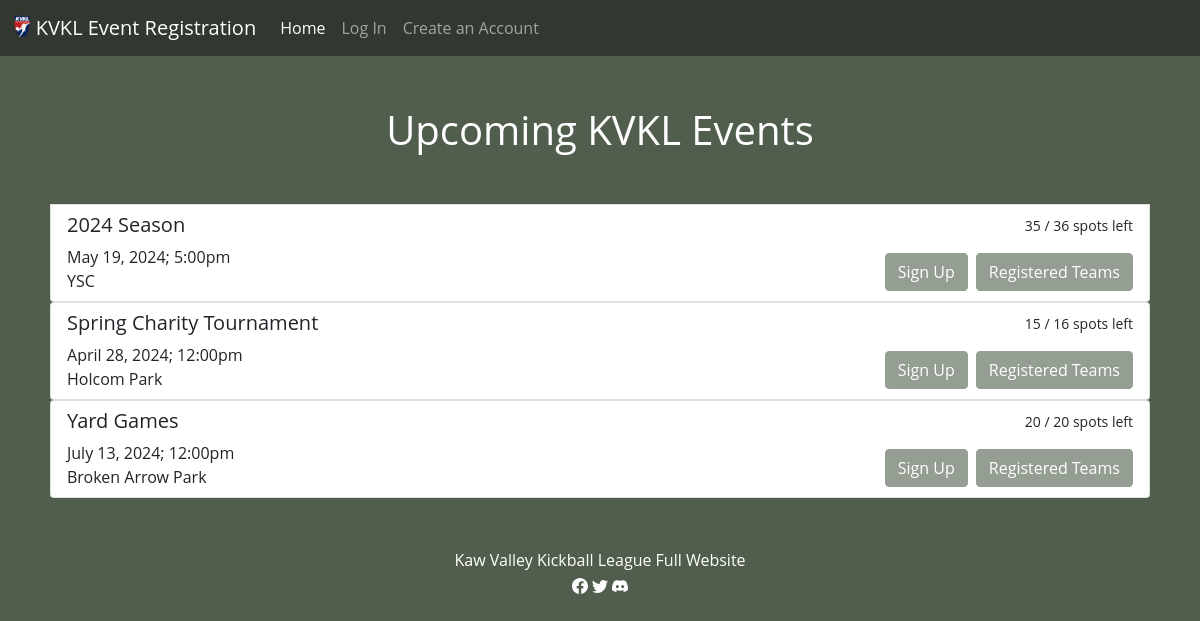
Before: / with the older database file.
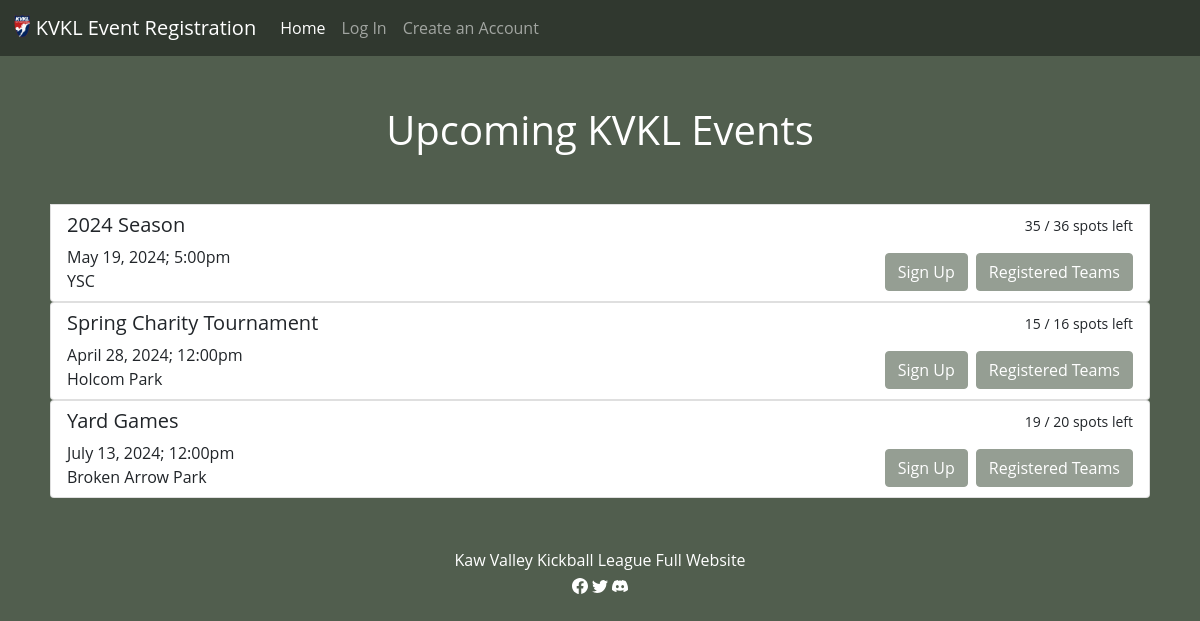
After: the same page with the newer database file.
### app/models/event.py (models this page shows, shortened)
class Event(db.Model):
    __tablename__ = 'events'
    __table_args__ = {'extend_existing': True}
    id = Column(Integer, primary_key=True, autoincrement=True)
    event_name = Column(String, nullable=False)
    month = Column(String, nullable=False)
    day = Column(Integer, nullable=False)
    year = Column(String, nullable=False)
    time = Column(String, nullable=False)
    location = Column(String, nullable=False)
    number_teams = Column(Integer, nullable=False)
    spots_available = Column(Integer, nullable=False)
    teams = relationship('Team', back_populates='event')

### app/main/routes.py (the view)
@bp.route("/", methods=["GET"])
def index():
    events = []
    error = None
    try:
        events = Event.query.all()
        for event in events:
            for team in event.teams:
                    try:
                        team.players = team.get_roster(db.session)
                    except Exception as e:
                         print(f"An error occured: {e}")
                         error = "An error occured while getting team rosters"
                         db.session.rollback()
    except Exception as e:
        print(f"An error occurred: {e}")
        error = "An error occured while getting events"
        db.session.rollback()
    if error:
        flash(error, 'error')
    return render_template("index.html", events=events)

### app/auth/routes.py (called while the page is built)
@bp.before_app_request
def load_logged_in_user():
    user_id = session.get('user_id')
    if user_id is None:
        g.user = None
    else:
        g.user = Account.get_user_by_id(db.session, user_id)

### app/models/team.py (called while the page is built)
    def get_roster(self, session):
        from .account import Account
        from .player import Player
        roster = (
            session.query(Account.first_name, Account.last_name, Player.player_id, Player.captain)
            .join(Player, Player.player_id == Account.id)
            .filter(Player.team_id == self.id)
            .all()
        )
        return roster

### app/templates/index.html (shortened to what this page needs)
{% extends "layout.html" %} {% block title %} Home {% endblock %} {% block main
%}
<h1 class="page-title">Upcoming KVKL Events</h1>
<div class="homepage">
  {% for event in events %}
  <div class="list-group list-group-item container">
    <div class="row">
      <div class="col">
        <h5>{{ event.event_name }}</h5>
        <div>
          {{ event.month }} {{ event.day }}, {{ event.year }}; {{ event.time }}
        </div>
        <div>{{ event.location }}</div>
      </div>
      <div class="col text-end">
        <small
          >{{ event.spots_available }} / {{ event.number_teams }}
          spots left</small
        >
        <div class="d-flex w-100 justify-content-end mt-3">
          <div class="me-2">
            <button
              type="button"
              class="btn btn-kvkl"
              data-bs-toggle="modal"
              data-bs-target="#modal{{event.id}}"
            >
              Sign Up
            </button>
          </div>
          <div>
            <button
              type="button"
              value="{{ event.id }}"
              name="event_id"
              class="btn btn-kvkl"
              data-bs-toggle="collapse"
              data-bs-target="#collapse{{event.id}}"
              aria-expanded="false"
              aria-controls="collapseExample"
            >
              Registered Teams
            </button>
          </div>
        </div>
      </div>
    </div>
  </div>
   {% endfor %}
</div>
{% endblock %}

Changed rows visible on the page:
changed Event "Yard Games": spots_available "20" → "19"
